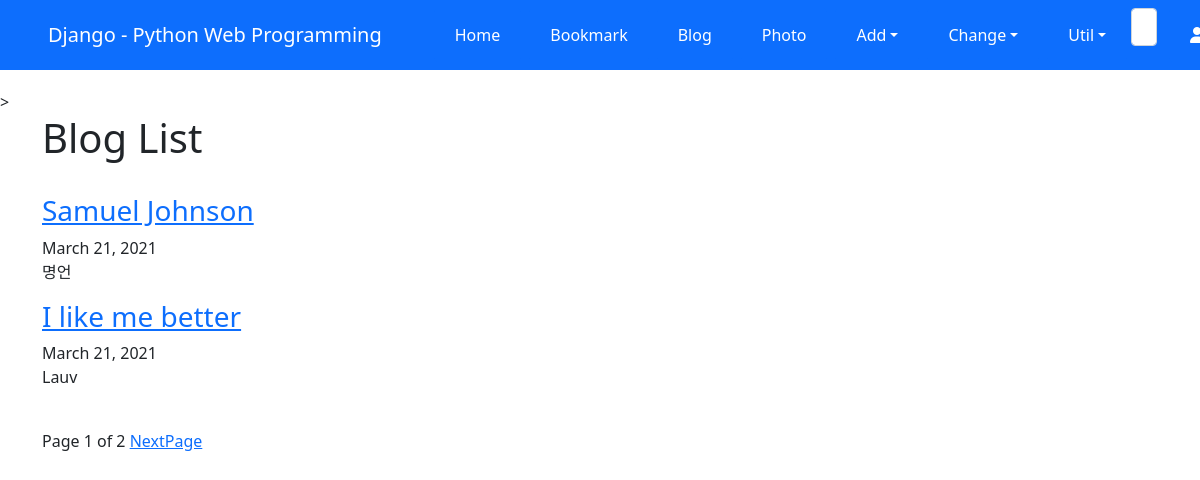
/blog/, run on an earlier commit of the app's database.
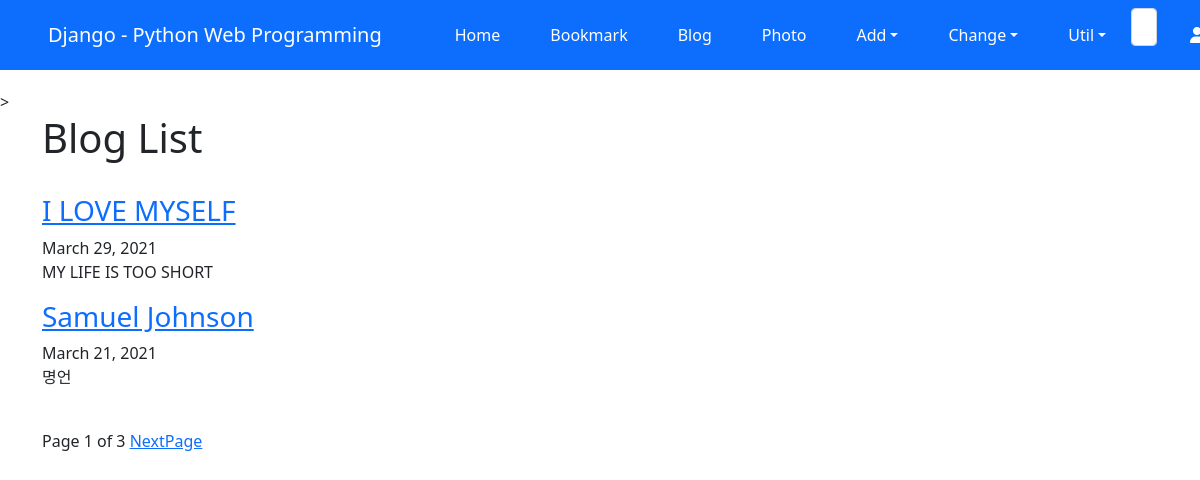
And on a later commit of the database.
### blog/models.py (models this page shows, shortened)
class Post(models.Model):
    title = models.CharField(verbose_name='TITLE', max_length=50) # 2
    slug = models.SlugField('SLUG', unique=True, allow_unicode=True, help_text='one word for title alias.') # 3
    description = models.CharField('DESCIPTION', max_length=50, blank=True, help_text='simple description text.') # 4
    content = models.TextField('CONTENT') # 5
    create_dt = models.DateTimeField('CREATE DATE', auto_now_add=True) # 6
    modify_dt = models.DateTimeField("MODIFY DATE", auto_now=True) # 7
    tags = TaggableManager(blank=True)
    owner = models.ForeignKey(User, on_delete=models.CASCADE, verbose_name="OWNER", blank=True, null=True)
    class Meta:  # 8
        verbose_name = 'post' # 9
        verbose_name_plural = 'posts' # 10
        db_table = 'blog_posts' # 11
        ordering = ('-modify_dt',) # 12
    def get_absolute_url(self): # 14
        return reverse("blog:post_detail", args=(self.slug,))

### blog/views.py (the view)
# urls.py: path('', views.PostLV.as_view(), name='index'),
class PostLV(ListView):
    model = Post
    template_name = 'blog/post_all.html'
    context_object_name = 'posts'
    paginate_by = 2         # 한 페이지에 보여주는 객체 리스트의 숫자

### blog/templates/blog/post_all.html (shortened to what this page needs)
{% extends 'base.html' %}
{% block content %}
<h1>Blog List</h1>
<br>
{% for post in posts %}
    <h3><a href='{{ post.get_absolute_url }}'>{{ post.title }}</a></h3>
    {{ post.create_dt|date:"N d, Y" }}
    <p>{{ post.description }}</p>
{% endfor %}
<br>
<div>
    <span>
        Page {{ page_obj.number }} of {{page_obj.paginator.num_pages }}
        {% if page_obj.has_next %}
            <a href="?page={{ page_obj.next_page_number }}">NextPage</a>
        {% endif %}
    </span>
</div>
{% endblock %}

### templates/base.html (shortened to what this page needs)
<!DOCTYPE html>
<html lang="ko">
<head>
    <link href="https://cdn.jsdelivr.net/npm/bootstrap@5.0.0-beta2/dist/css/bootstrap.min.css" rel="stylesheet">
</head>
<body style="padding-top: 90px;">
    <nav class="navbar navbar-expand-lg navbar-dark bg-primary fixed-top">
        <span class="navbar-brand mx-5 mb-0 font-weight-bold font-italic">Django - Python Web Programming</span>
        <div class="collapse navbar-collapse" id="navbarSupportedContent">
            <ul class="navbar-nav me-auto">
                <li class="nav-item mx-1 btn btn-primary">
                    <a class="nav-link active text-white" aria-current="page" href="{% url 'home' %}">Home</a>
                </li>
                <li class="nav-item mx-1 btn btn-primary">
                    <a class="nav-link text-white" href="{% url 'bookmark:index' %}">Bookmark</a>
                </li>
                <li class="nav-item mx-1 btn btn-primary">
                    <a class="nav-link text-white" href="{% url 'blog:index' %}">Blog</a>
                </li>
                <li class="nav-item mx-1 btn btn-primary">
                    <a class="nav-link text-white" href="{% url 'photo:index' %}">Photo</a>
                </li>
                <li class="nav-item dropdown mx-1 btn btn-primary">
                    <a class="nav-link dropdown-toggle text-white" href="#" id="navbarDropdown" role="button" data-bs-toggle="dropdown">Add</a>
                </li>
                <li class="nav-item dropdown mx-1 btn btn-primary">
                    <a class="nav-link dropdown-toggle text-white" href="#" id="navbarDropdown" role="button" data-bs-toggle="dropdown">Change</a>
                </li>
                <li class="nav-item dropdown mx-1 btn btn-primary">
                    <a class="nav-link dropdown-toggle text-white" href="#" id="navbarDropdown" role="button" data-bs-toggle="dropdown">Util</a>
                </li>
            </ul>
            <form class="d-flex" action="" method="post"> {% csrf_token %}
                <input class="form-control me-sm-2" type="search" placeholder="global search" name="search_word">
            </form>
            <ul class="navbar-nav ml-5 mr-5">
                <li class="nav-item dropdown mx-1 btn btn-primary">
                    {% if user.is_active %}
                    <a class="nav_link dropdown-toggle text-white" href="#" data-bs-toggle="dropdown">
                        <i class="fas fa-user"></i>&ensp;{% firstof user.get_short_name user.get_username %}&ensp;
                    </a>
                    <div class="dropdown-menu" aria-labelledby="navbarDropdown">
                        <a class="dropdown-item" href="{% url 'logout' %}">Logout</a>
                        <a class="dropdown-item" href="{% url 'password_change' %}">Change</a>
                    </div>
                    {% else %}
                    <a class="nav-link dropdown-toggle text-white" href="#" data-bs-toggle="dropdown">
                        <i class="fas fa-user"></i>&ensp;Anonymous&ensp;
                    </a>
                    {% endif %}
                </li>
            </ul>
        </div>
    </nav>
    <div class="container">
        {% block content %}{% endblock %}
    </div>
</body>
</html>

What changed in the data, as far as the page shows it:
no longer on this page (row unchanged): Post: title "I like me better", create_dt "March 21, 2021", description "Lauv"
added Post: title "I LOVE MYSELF", create_dt "March 29, 2021", description "MY LIFE IS TOO SHORT"
Also different on the page:
{{ page_obj.paginator.num_pages }}: "2" → "3"
